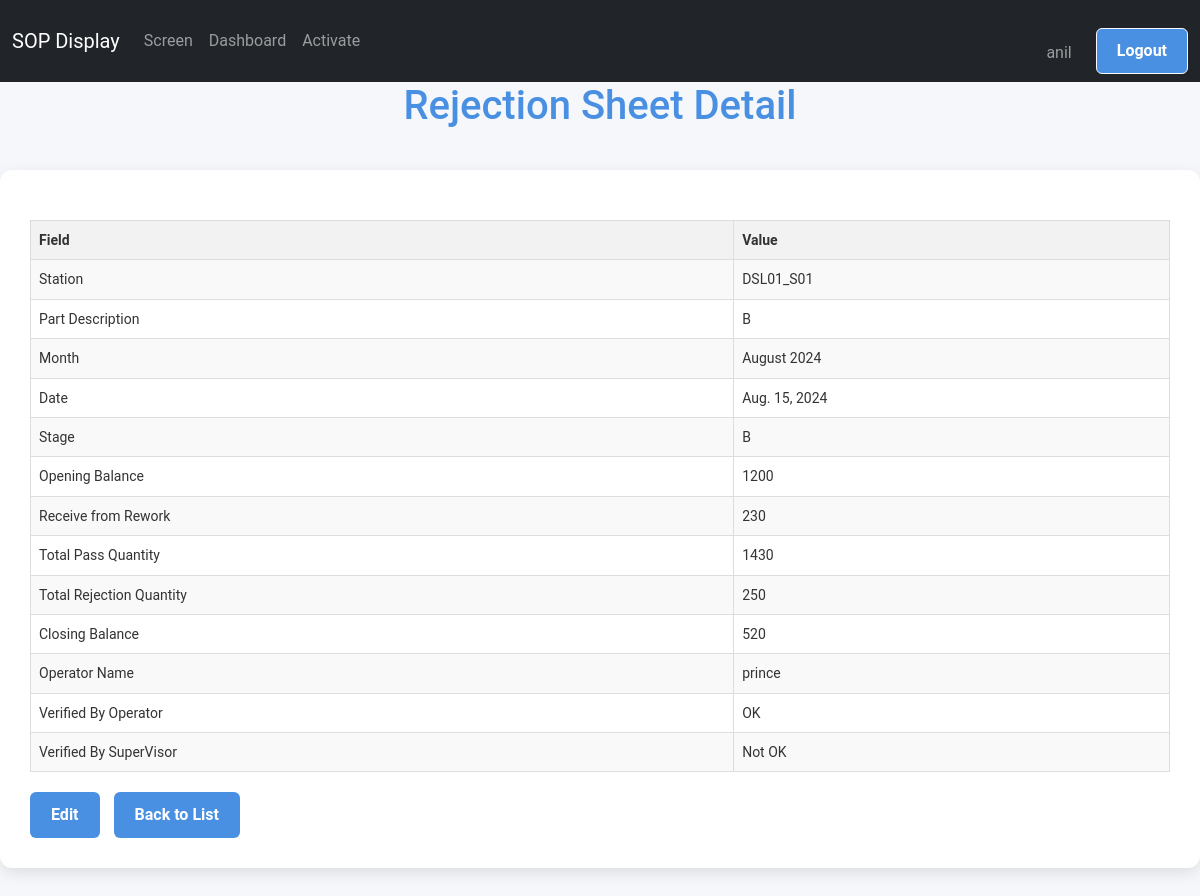
Screenshot of /screen/rejection/detail/1/ (signed in) with the database file from the repository.
### screen_app/models.py (models this page shows, shortened)
class RejectionSheet(models.Model):
    STAGE_CHOICES = [
        ('A', 'A'),
        ('B', 'B'),
        ('C','C')
    ]
    TICK_CHOICES = [
        ('✔', 'OK'),
        ('✘', 'Not OK'),
        ('', 'Not Checked')
    ]
    station = models.CharField(max_length=100, choices=STATION_CHOICES, default='DSL01_S01')
    month = models.DateField(default=timezone.now,blank=True)
    date=models.DateField(default=timezone.now,blank=True)
    stage = models.CharField(max_length=7, choices=STAGE_CHOICES)
    part_description = models.CharField(max_length=15,choices=STAGE_CHOICES)
    opening_balance = models.IntegerField(validators=[MinValueValidator(0)])
    receive_from_rework = models.IntegerField(validators=[MinValueValidator(0)])
    total_pass_qty = models.IntegerField(validators=[MinValueValidator(0)])
    total_rejection_qty = models.IntegerField(validators=[MinValueValidator(0)])
    closing_balance = models.IntegerField(validators=[MinValueValidator(0)])
    operator_name = models.ForeignKey(User, on_delete=models.CASCADE, blank=True, null=True)
    operator_signature = models.CharField(max_length=1, choices=TICK_CHOICES, default='✔',blank=True)
    verified_by = models.CharField(max_length=1, choices=TICK_CHOICES, default='✘',blank=True)
    class Meta:
        verbose_name = "Rejection Sheet"
        verbose_name_plural = "Rejection Sheets"
        unique_together = ['month', 'stage', 'part_description']

### screen_app/views.py (the view)
# urls.py: path('rejection/detail/<int:pk>/', RejectionSheetDetailView.as_view(), name='rejection_sheet_detail'),
@method_decorator(staff_member_required, name='dispatch')
class RejectionSheetDetailView(View):
    def get(self, request, pk):
        sheet = get_object_or_404(RejectionSheet, pk=pk)
        return render(request, 'Rejection_records/rejection_sheet_detail.html', {'sheet': sheet})

### screen_app/templates/Rejection_records/rejection_sheet_detail.html (shortened to what this page needs)
{% extends "base.html" %}  {% block content %}
<h1>Rejection Sheet Detail</h1>
<div class="container">
  <table class="excel-table">
    <tr>
      <th>Field</th>
      <th>Value</th>
    </tr>
    <tr>
        <td>Station</td>
        <td>{{ sheet.station }}</td>
      </tr>
    <tr>
      <td>Part Description</td>
      <td>{{ sheet.get_part_description_display }}</td>
    </tr>
    <tr>
      <td>Month</td>
      <td>{{ sheet.month|date:"F Y" }}</td>
    </tr>
    <tr>
      <td>Date</td>
      <td>{{ sheet.date }}</td>
    </tr>
    <tr>
      <td>Stage</td>
      <td>{{ sheet.get_stage_display }}</td>
    </tr>
    <tr>
      <td>Opening Balance</td>
      <td>{{ sheet.opening_balance }}</td>
    </tr>
    <tr>
      <td>Receive from Rework</td>
      <td>{{ sheet.receive_from_rework }}</td>
    </tr>
    <tr>
      <td>Total Pass Quantity</td>
      <td>{{ sheet.total_pass_qty }}</td>
    </tr>
    <tr>
      <td>Total Rejection Quantity</td>
      <td>{{ sheet.total_rejection_qty }}</td>
    </tr>
    <tr>
      <td>Closing Balance</td>
      <td>{{ sheet.closing_balance }}</td>
    </tr>
    <tr>
      <td>
        Operator Name
      </td>
    <td>
      {{sheet.operator_name.username}}
    </td>
    </tr>
    <tr>
      <td>Verified By Operator </td>
      <td>{{ sheet.get_operator_signature_display }}</td>
    </tr>
    <tr>
      <td>Verified By SuperVisor</td>
      <td>{{ sheet.get_verified_by_display }}</td>
    </tr>
  </table>
  <div class="action-buttons">
    <a href="{% url 'update_rejection_sheet' sheet.pk %}" class="btn">Edit</a>
    <a href="{% url 'list_rejection_sheets' %}" class="btn">Back to List</a>
  </div>
</div>
{% endblock content %}

### templates/base.html (shortened to what this page needs)
{% load static %}
<!DOCTYPE html>
<html lang="en">
  <head>
    <link rel="stylesheet" href="{% static 'css/bootstrap.css' %}" />
  </head>
  <body>
    <nav class="navbar navbar-expand-lg navbar-dark bg-dark" id="mainNavbar">
      <div class="container-fluid">
        <a class="navbar-brand" href="/">SOP Display</a>
        <div class="collapse navbar-collapse" id="navbarContent">
          <ul class="navbar-nav me-auto mb-2 mb-lg-0">
            <li class="nav-item">
              <a
                class="nav-link {% if request.resolver_match.url_name == 'display_screen_content' %}active{% endif %}"
                href="{% url 'display_screen_content' %}"
                >Screen</a
              >
            </li>
            {% if user.is_authenticated %}
            <li class="nav-item">
              <a
                class="nav-link {% if request.resolver_match.url_name == 'dashboard' %}active{% endif %}"
                href="{% url 'dashboard' %}"
                >Dashboard</a
              >
            </li>
            {% if user.is_staff %}
            <li class="nav-item">
              <a
                class="nav-link {% if request.resolver_match.url_name == 'activate_product' %}active{% endif %}"
                href="{% url 'activate_product' %}"
                >Activate</a
              >
            </li>
            {% endif %} {% endif %}
          </ul>
          <ul class="navbar-nav ">
            {% if user.is_authenticated %}
            <li class="nav-item mt-4">
              <span class=" nav-link  me-3">{{ user.username }}</span>
            </li>
            <li class="nav-item">
              <form method="post" action="{% url 'logout' %}">
                <button class="btn btn-outline-light" type="submit">
                  Logout
                </button>
              </form>
            </li>
            {% endif %}
          </ul>
        </div>
      </div>
    </nav>
    {% block content %} {% endblock content %}
  </body>
</html>

### templates/base.html (style rules this page uses)
html, body { height: 100%; margin: 0; padding: 0; overflow-x: hidden; }
body { padding-top: 0px; }
.navbar { transition: transform 0.3s ease; }
body { scrollbar-width: none; -ms-overflow-style: none; }
:root { --primary-color: #4a90e2; --secondary-color: #f5f7fa; --text-color: #333; --border-color: #e0e0e0; }
body { font-family: "Roboto", Arial, sans-serif; background-color: var(--secondary-color); color: var(--text-color); line-height: 1.6; margin: 0; padding: 0; }
.container { max-width: 1200px; margin: 40px auto; padding: 30px; background-color: #ffffff; border-radius: 12px; box-shadow: 0 5px 15px rgba(0, 0, 0, 0.1); }
h1 { color: var(--primary-color); font-size: 2.5em; text-align: center; margin-bottom: 30px; }
.btn { display: inline-block; background-color: var(--primary-color); color: white; padding: 10px 20px; text-decoration: none; border-radius: 6px; font-weight: bold; transition: background-color 0.3s ease; }
form { margin-top: 20px; }
form button { background-color: var(--primary-color); color: white; border: none; padding: 12px 24px; font-size: 18px; border-radius: 6px; cursor: pointer; transition: background-color 0.3s ease; }

### screen_app/templates/Rejection_records/rejection_sheet_detail.html (style rules this page uses)
.excel-table { border-collapse: collapse; width: 100%; margin-top: 20px; font-size: 14px; }
.excel-table th, .excel-table td { border: 1px solid #ddd; padding: 8px; text-align: left; }
.excel-table th { background-color: #f2f2f2; font-weight: bold; }
.excel-table tr:nth-child(even) { background-color: #f9f9f9; }
.action-buttons { margin-top: 20px; }
.action-buttons a { margin-right: 10px; }

### rows the page displays
RejectionSheet: station "DSL01_S01", part_description "B", month "August 2024", date "Aug. 15, 2024", stage "B", opening_balance "1200", receive_from_rework "230", total_pass_qty "1430", total_rejection_qty "250", closing_balance "520", operator_name.username "prince", operator_signature "OK", verified_by "Not OK"

### other values shown
{{ user.username }} "anil"
